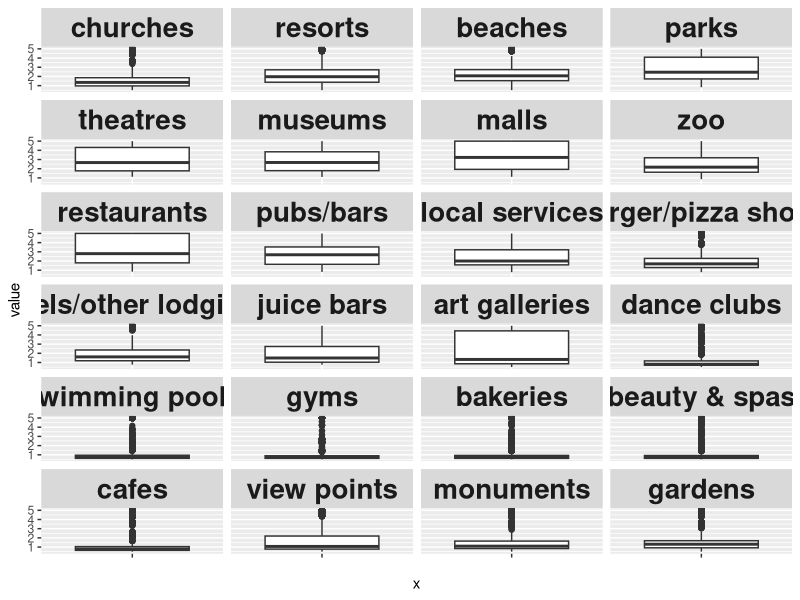
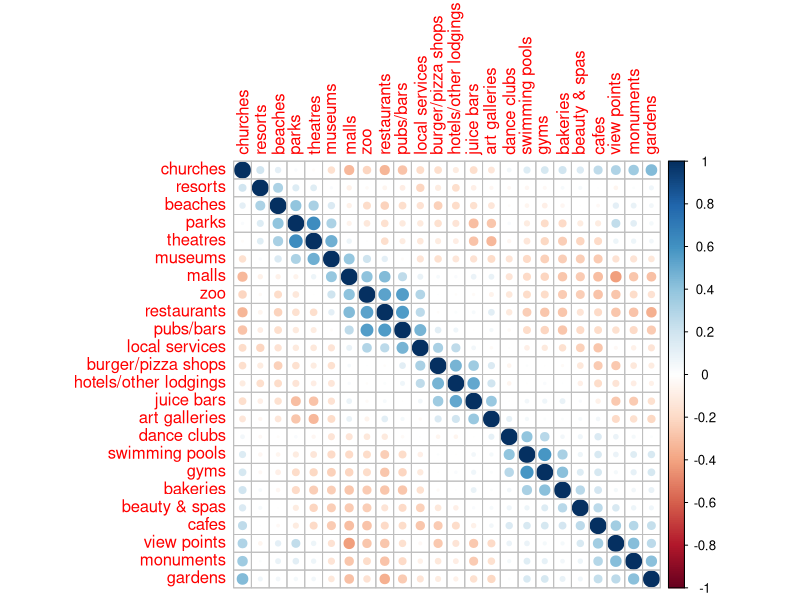
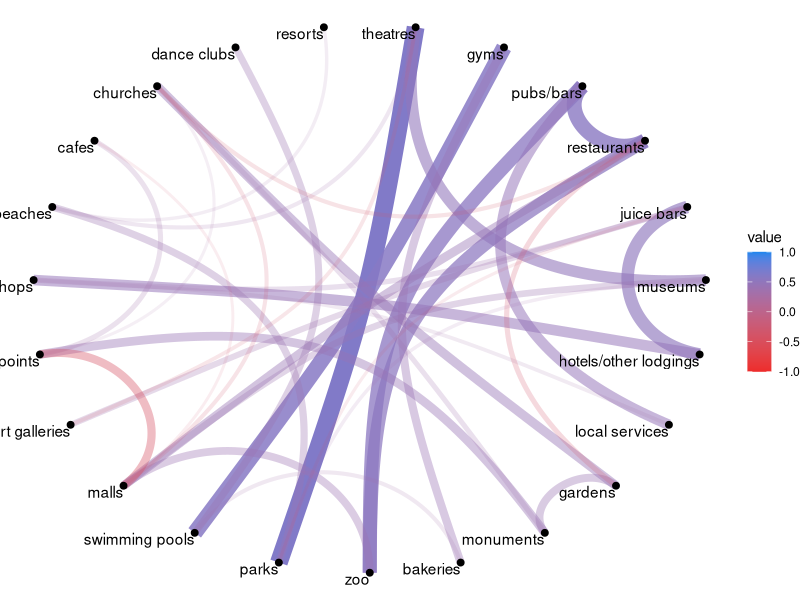

Recreate these plots in R, in order.
## ---- chunk 1
library(tidyverse)
library(dplyr)
library(corrplot)
library(ggplot2)
library(reshape2)
library(GGally)
library(ggraph)
library(igraph)
knitr::opts_chunk$set(echo = TRUE)
## ---- chunk 2
df <- read_csv("data.csv")
## ---- chunk 3
df[df == 0] <- NA
head(df)
glimpse(df)
summary(df)
df
## ---- chunk 4
ggplot(melt(df), aes(x="", y=value)) +
  geom_boxplot() +
  facet_wrap(~variable, ncol = 4, nrow = 6) +
  theme(strip.text.x = element_text(size = 20, face = "bold"))
## ---- chunk 5
corr <- cor(df[-1], use="pairwise.complete.obs")
## ---- chunk 6
corr
## ---- chunk 7
corrplot(corr)

## ---- chunk 8
corr %>%
  as.data.frame() %>%
  mutate(var1 = rownames(.)) %>%
  gather(var2, value, -var1) %>%
  arrange(desc(value)) %>%
  group_by(value) %>%
  dplyr::filter(row_number()==1 & var1 != var2) -> corrs
## ---- chunk 9
corrs %>% dplyr::filter(abs(value) > 0.3) %>% graph_from_data_frame -> corrs_graph
## ---- chunk 10
ggraph(corrs_graph, "linear", circular = T) + 
    geom_edge_arc2(aes(edge_alpha = tan(abs(value)), edge_width = abs(value), color = value)) +
    geom_node_point(size = 2) +
    geom_node_text(aes(label = name), vjust = 1, hjust = 1) + guides(edge_alpha = "none", edge_width = "none") +
  scale_edge_colour_gradientn(limits = c(-1, 1), colors = c("firebrick2", "dodgerblue2")) + theme_void() 
